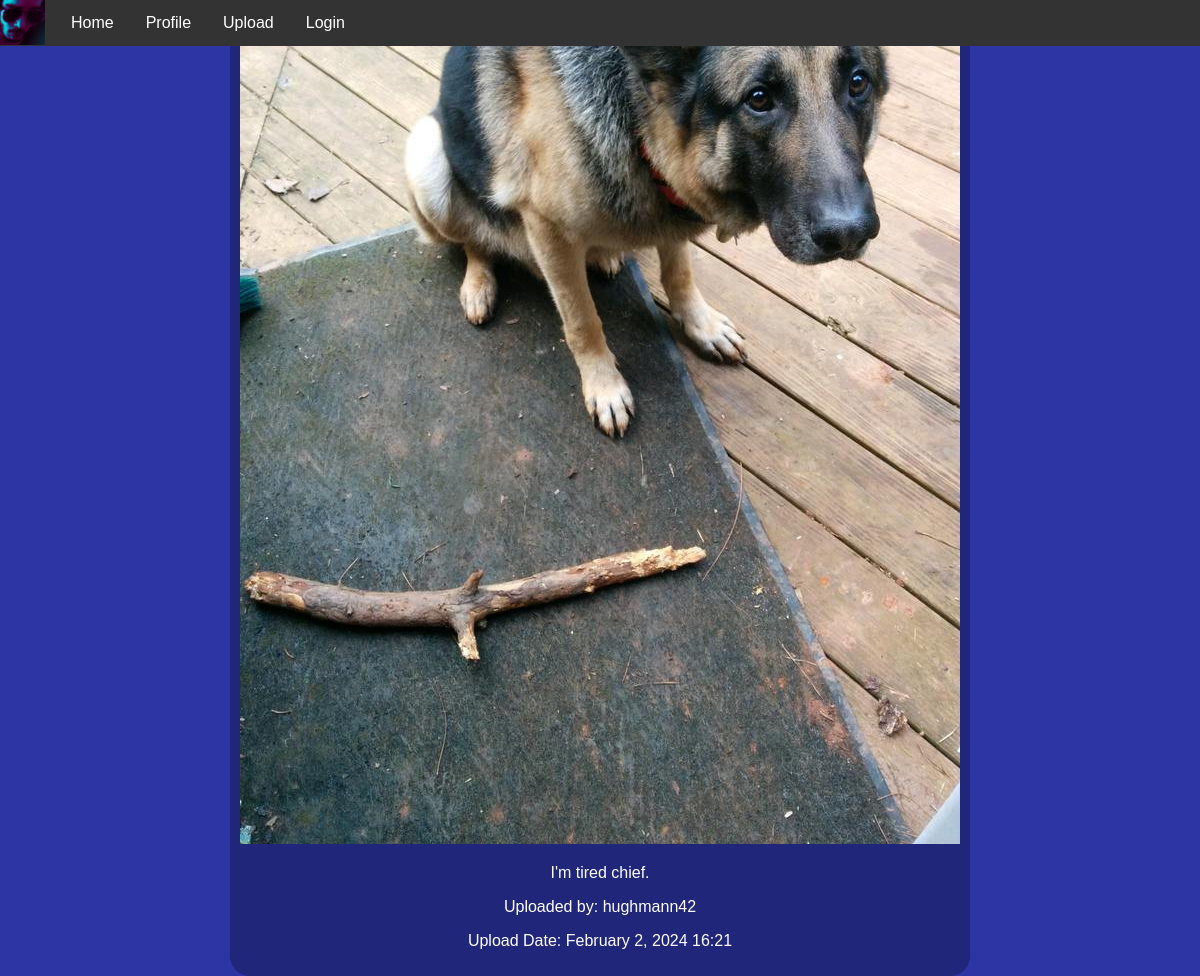
Page /submission/1/ on the committed database.
### PhotoApp/models.py (models this page shows)
class ImageSubmission(models.Model):
    user = models.ForeignKey(UserProfile, on_delete=models.CASCADE)
    image = models.ImageField(upload_to='image_submissions/')
    creation_date = models.DateTimeField(auto_now_add=True)
    description = models.TextField()

class UserProfile(models.Model):
    user = models.OneToOneField(User, on_delete=models.CASCADE)
    profile_image = models.ImageField(upload_to='profile_images/', blank=True, null=True)
    creation_date = models.DateTimeField(auto_now_add=True)
    short_description = models.TextField(max_length=255)
    social_links = models.TextField(blank=True)

### PhotoApp/views.py (the view)
# urls.py: path('submission/<int:submission_id>/', image_submission_detail_view, name='image_submission_detail'),
def image_submission_detail_view(request, submission_id):
    image_submission = get_object_or_404(ImageSubmission, id=submission_id)
    context = {
        'image_submission': image_submission,
    }
    return render(request, 'PhotoApp/submissiondetail.html', context)

### PhotoApp/templates/PhotoApp/submissiondetail.html (shortened to what this page needs)
{% extends 'PhotoApp/base.html' %}
{% block content %}
    <div class="center-content">
        <img src="{{ image_submission.image.url }}" alt="{{ image_submission.description }}">
        <p>{{ image_submission.description }}</p>
        <p>Uploaded by: {{ image_submission.user.user }}</p>
        <p>Upload Date: {{ image_submission.creation_date|date:"F j, Y H:i" }}</p>
    </div>
{% endblock %}

### PhotoApp/templates/PhotoApp/base.html (style rules this page uses)
body { background-color: #2D34A3; color: white; font-family: Arial, sans-serif; display: flex; flex-direction: column; align-items: center; justify-content: center; height: 100vh; margin: 0; }
div { background-color: #20267a; padding: 5px; border-radius: 20px; }
.center-content { text-align: center; margin-top: 50px; }

### rows in the picture
ImageSubmission: image (picture), description "I'm tired chief.", user.user "hughmann42", creation_date "February 2, 2024 16:21"
